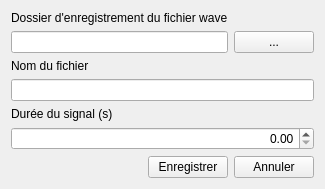
<?xml version="1.0" encoding="UTF-8"?>
<ui version="4.0">
 <class>GBF_IHM_Export</class>
 <widget class="QWidget" name="GBF_IHM_Export">
  <property name="geometry">
   <rect>
    <x>0</x>
    <y>0</y>
    <width>294</width>
    <height>179</height>
   </rect>
  </property>
  <property name="windowTitle">
   <string>Form</string>
  </property>
  <layout class="QGridLayout" name="gridLayout">
   <item row="6" column="2">
    <widget class="QPushButton" name="pushButton_3">
     <property name="text">
      <string>Annuler</string>
     </property>
    </widget>
   </item>
   <item row="1" column="2">
    <widget class="QPushButton" name="pushButton">
     <property name="text">
      <string>...</string>
     </property>
    </widget>
   </item>
   <item row="6" column="1">
    <widget class="QPushButton" name="pushButton_2">
     <property name="text">
      <string>Enregistrer</string>
     </property>
    </widget>
   </item>
   <item row="6" column="0">
    <spacer name="horizontalSpacer">
     <property name="orientation">
      <enum>Qt::Horizontal</enum>
     </property>
     <property name="sizeHint" stdset="0">
      <size>
       <width>40</width>
       <height>20</height>
      </size>
     </property>
    </spacer>
   </item>
   <item row="5" column="0" colspan="3">
    <widget class="QDoubleSpinBox" name="doubleSpinBox">
     <property name="alignment">
      <set>Qt::AlignRight|Qt::AlignTrailing|Qt::AlignVCenter</set>
     </property>
    </widget>
   </item>
   <item row="4" column="0" colspan="2">
    <widget class="QLabel" name="label_3">
     <property name="text">
      <string>Durée du signal (s)</string>
     </property>
    </widget>
   </item>
   <item row="3" column="0" colspan="3">
    <widget class="QLineEdit" name="lineEdit_2"/>
   </item>
   <item row="2" column="0" colspan="2">
    <widget class="QLabel" name="label_2">
     <property name="text">
      <string>Nom du fichier</string>
     </property>
    </widget>
   </item>
   <item row="1" column="0" colspan="2">
    <widget class="QLineEdit" name="lineEdit"/>
   </item>
   <item row="0" column="0" colspan="2">
    <widget class="QLabel" name="label">
     <property name="text">
      <string>Dossier d'enregistrement du fichier wave</string>
     </property>
    </widget>
   </item>
  </layout>
 </widget>
 <resources/>
 <connections/>
</ui>
